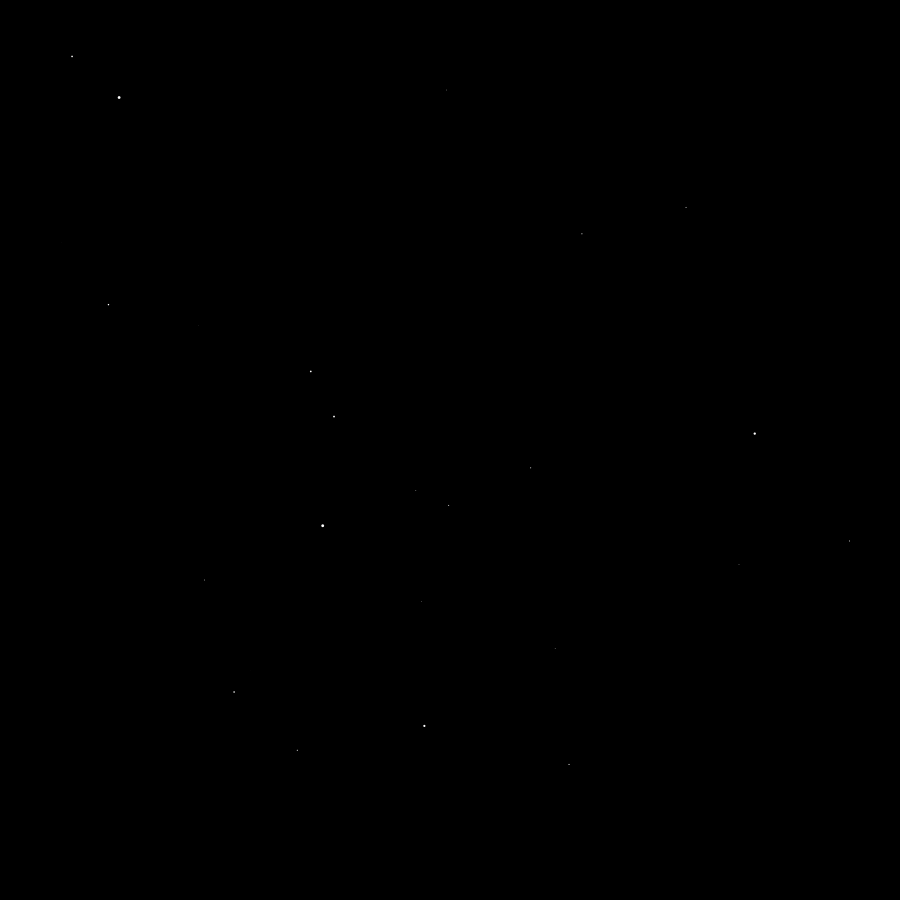
Frame 1 (no input)
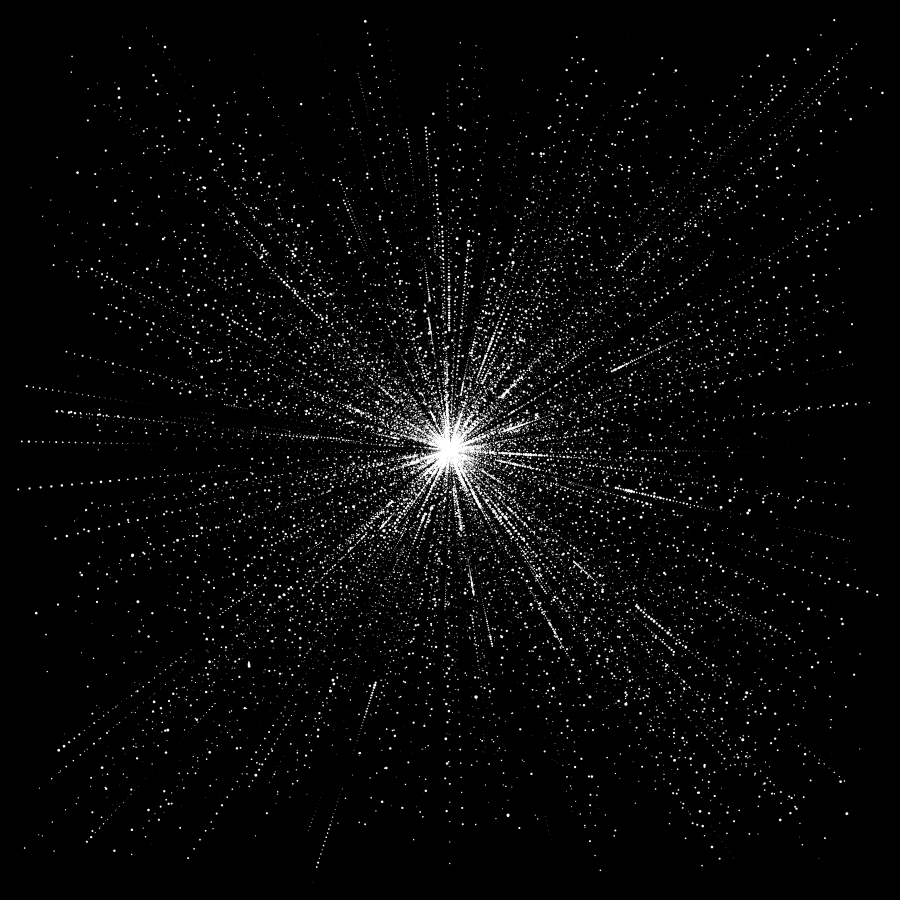
Frame 60 (the mouse pressed at the canvas centre just before this capture)
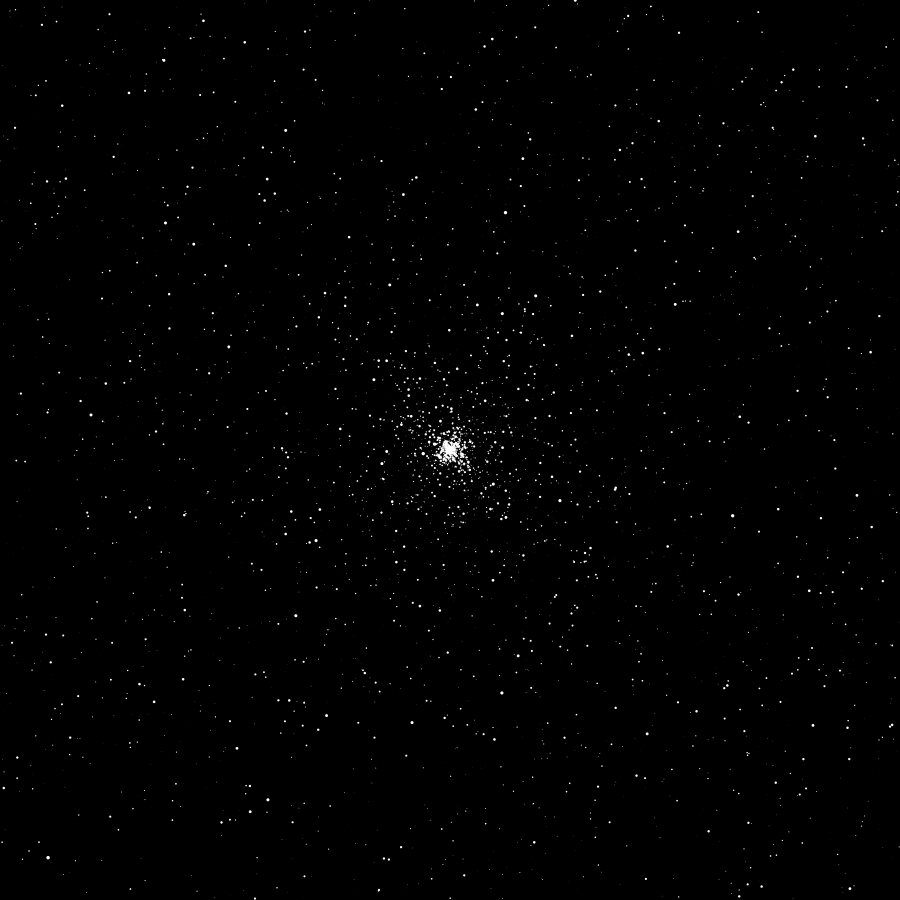
Frame 120 (the mouse held since frame 60 and released just before this capture)

The Processing sketch that drew these frames (run headless with seeded random() and noise(); from frame 60 on, the mouse is pressed at the canvas centre):

// Processing sketch: new_Star_field
// ── new_Star_field.pde
class star {
  float x, y, speed, d, age,sizeIncr;
  int wachsen;
  star() {
    x = random(width);
    y = random(height);
    speed = random(0.2, 5);
    wachsen= int(random(0, 2));
    if(wachsen==1)d = 0;
    else {
      d= random(0.2, 3);
    }
    age=0;
    sizeIncr= random(0,0.03);
  }
  void render() {
   age++;
     if (age<200){
       if (wachsen==1){
         d+=sizeIncr;
         if (d>3||d<-3) d=3;
       }else {
         if (d>3||d<-3) d=3;
         d= d+0.2-0.6*noise(x, y, frameCount);
       }
       
 
     }
     else{
       if (d>3||d<-3) d=3;
     }
    
    ellipse(x, y, d*(map(noise(x, y,0.001*frameCount),0,1,0.2,1.5)), d*(map(noise(x, y,0.001*frameCount),0,1,0.2,1.5)));
  }
  void move() {
    x =x-map(mouseX, 0, width, -0.05*speed, 0.05*speed)*(w2-x); 
    y =y-map(mouseY, 0, height, -0.05*speed, 0.05*speed)*(h2-y);
  }
}

star neuerStern;
ArrayList<star> starArray = new ArrayList<star>();
float h2;//=height/2
float w2;//=width/2
float d2;//=diagonal/2
int numberOfStars = 20000;
int newStars =50;

void setup() {
  size(900, 900);
  w2=width/2;
  h2= height/2;
  d2 = dist(0, 0, w2, h2);
  noStroke();
  neuerStern= new star();
  frameRate(9000);
  background(0);
}
void draw() {
  fill(0, map(dist(mouseX, mouseY, w2, h2), 0, d2, 255, -10));
  rect(0, 0, width, height);
  fill(255);
  neuerStern.render();
  for (int i = 0; i<newStars; i++) {   // star init
    starArray.add(new star());
  }


  for (int i = 0; i<starArray.size(); i++) {
    if (starArray.get(i).x<0||starArray.get(i).x>width||starArray.get(i).y<0||starArray.get(i).y>height) starArray.remove(i);
    starArray.get(i).move();
    starArray.get(i).render();
  }
  if (starArray.size()>numberOfStars) {//
    for (int i = 0; i<newStars; i++) {
      starArray.remove(i);
    }
  }
}
